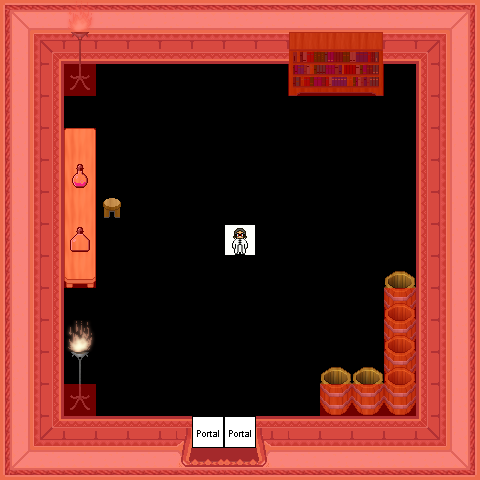

The image is a tile-based game level rendered from a .tmx file. Its description and source (layers, tilesets, objects; grid data summarised) follow:
An orthogonal 15x15 tile map with 32x32 px tiles, 6 tile layers (1_terrain, 2_object, 3_roof, objects, ...), 1 hidden layer not drawn, 16 tilesets.

<map version="1.8" tiledversion="1.8.4" orientation="orthogonal" renderorder="right-down" width="15" height="15" tilewidth="32" tileheight="32" infinite="0" nextlayerid="8" nextobjectid="1">
 <tileset firstgid="1" name="wall" tilewidth="32" tileheight="32" tilecount="16" columns="2">
  <image source="../../tileset/building/wall/int_wall_pale.png" width="64" height="256" />
 </tileset>
 <tileset firstgid="17" name="wall2" tilewidth="32" tileheight="32" tilecount="20" columns="2">
  <image source="../../tileset/building/wall/int_wall_purple.png" width="64" height="320" />
 </tileset>
 <tileset firstgid="37" name="entrance" tilewidth="32" tileheight="32" tilecount="36" columns="9">
  <image source="../../tileset/building/entrance/pale_red_ns.png" width="288" height="128" />
 </tileset>
 <tileset firstgid="73" name="entrance details" tilewidth="32" tileheight="32" tilecount="6" columns="3">
  <image source="../../tileset/building/entrance/detail_ns.png" width="96" height="64" />
 </tileset>
 <tileset firstgid="79" name="ground_4" tilewidth="32" tileheight="32" tilecount="40" columns="4">
  <image source="../../tileset/ground/ground_4.png" width="128" height="320" />
 </tileset>
 <tileset firstgid="119" name="barrell" tilewidth="32" tileheight="32" tilecount="2" columns="1">
  <image source="../../tileset/item/pot/barrel_tall.png" width="32" height="64" />
 </tileset>
 <tileset firstgid="121" name="stool" tilewidth="32" tileheight="32" tilecount="1" columns="1">
  <image source="../../tileset/furniture/chair/stool.png" width="32" height="32" />
 </tileset>
 <tileset firstgid="122" name="collision" tilewidth="32" tileheight="32" tilecount="1" columns="1">
  <image source="../../tileset/logic/collision.png" width="32" height="32" />
 </tileset>
 <tileset firstgid="123" name="portal" tilewidth="32" tileheight="32" tilecount="24" columns="8">
  <image source="../../tileset/logic/portal.png" width="256" height="96" />
 </tileset>
 <tileset firstgid="147" name="table2" tilewidth="32" tileheight="32" tilecount="3" columns="1">
  <image source="../../tileset/furniture/table/long_front_on_pale.png" width="32" height="96" />
 </tileset>
 <tileset firstgid="150" name="bookshelf" tilewidth="32" tileheight="32" tilecount="6" columns="3">
  <image source="../../tileset/furniture/shelve/dark_bookshelf_2.png" width="96" height="64" />
 </tileset>
 <tileset firstgid="156" name="chem1" tilewidth="32" tileheight="32" tilecount="5" columns="1">
  <image source="../../tileset/item/chemistry/bottle.png" width="32" height="160" />
 </tileset>
 <tileset firstgid="161" name="chem2" tilewidth="32" tileheight="32" tilecount="12" columns="4">
  <image source="../../tileset/item/chemistry/empty_bottles.png" width="128" height="96" />
 </tileset>
 <tileset firstgid="173" name="steel lamp" tilewidth="32" tileheight="32" tilecount="3" columns="1">
  <image source="../../tileset/furniture/light/iron_lamp.png" width="32" height="96" />
 </tileset>
 <tileset firstgid="176" name="flames" tilewidth="32" tileheight="32" tilecount="6" columns="6">
  <image source="../../tileset/furniture/light/flames.png" width="192" height="32" />
 </tileset>
 <tileset firstgid="182" name="imperial" tilewidth="32" tileheight="32" tilecount="16" columns="8">
  <image source="../../tileset/logic/creature/human_imperial.png" width="256" height="64" />
 </tileset>
 <layer id="1" name="0_floor" width="15" height="15" visible="0">
  <data>[225 cells, 225 non-empty, 1 distinct tile ids]</data>
 </layer>
 <layer id="2" name="1_terrain" width="15" height="15">
  <data>[225 cells, 121 non-empty, 31 distinct tile ids]</data>
 </layer>
 <layer id="3" name="2_object" width="15" height="15">
  <data>[225 cells, 9 non-empty, 7 distinct tile ids]</data>
 </layer>
 <layer id="4" name="3_roof" width="15" height="15">
  <data>[225 cells, 10 non-empty, 6 distinct tile ids]</data>
 </layer>
 <layer id="5" name="objects" width="15" height="15">
  <data>[225 cells, 3 non-empty, 2 distinct tile ids]</data>
 </layer>
 <layer id="6" name="collision" width="15" height="15" opacity="0.44">
  <data>[225 cells, 118 non-empty, 1 distinct tile ids]</data>
 </layer>
 <layer id="7" name="protection" width="15" height="15">
  <data>[225 cells, 0 non-empty, 0 distinct tile ids]</data>
 </layer>
</map>
